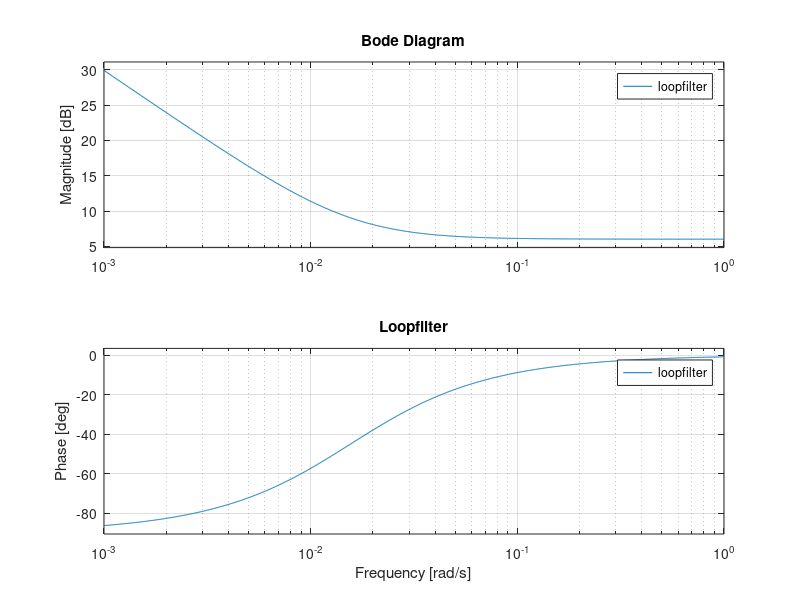
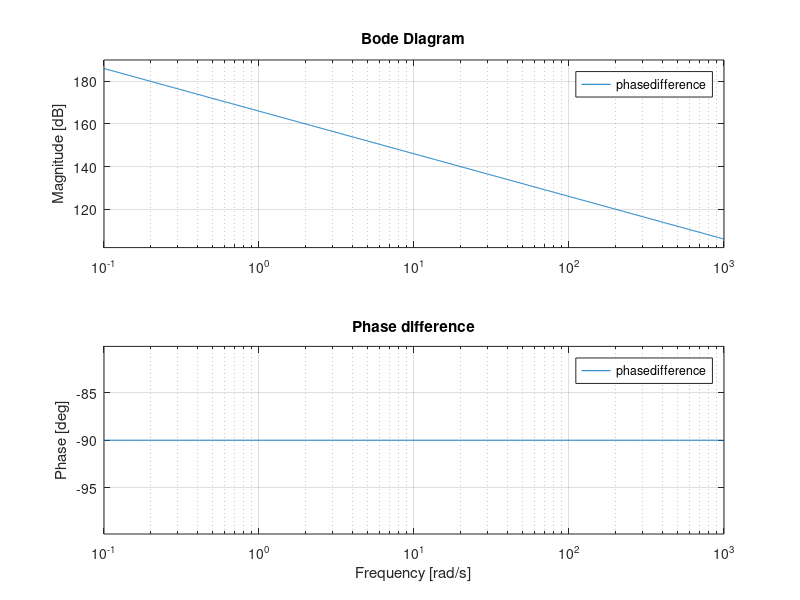
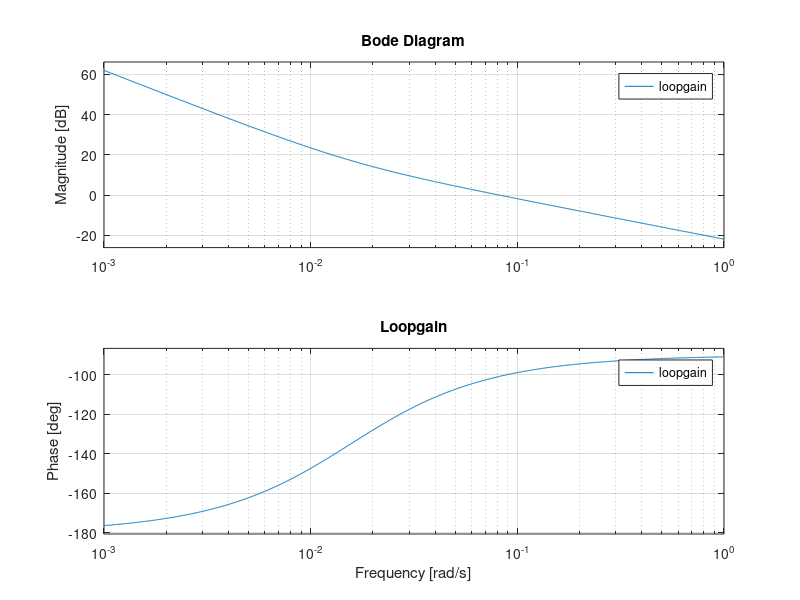

The MATLAB source for these figures, in order:
clear;

Ga = 1/32;
Gb = 2;
Kv=4e-6;
Ts=1/200e6; %Clockcycle for phasedetector

loopfilter = ss(0,1,Ga,Gb);

Gdac = 2^-16*3.3;

ppsgenerator = Kv;

phasedifference = ss(0,1,1/Ts,0);

loopgain = phasedifference*loopfilter*Gdac*ppsgenerator;

figure(1)
bode(loopfilter)
title('Loopfilter')
grid on
figure(2)
bode(phasedifference)
title('Phase difference')
grid on
figure(3)
bode(loopgain)
title('Loopgain')
grid on

